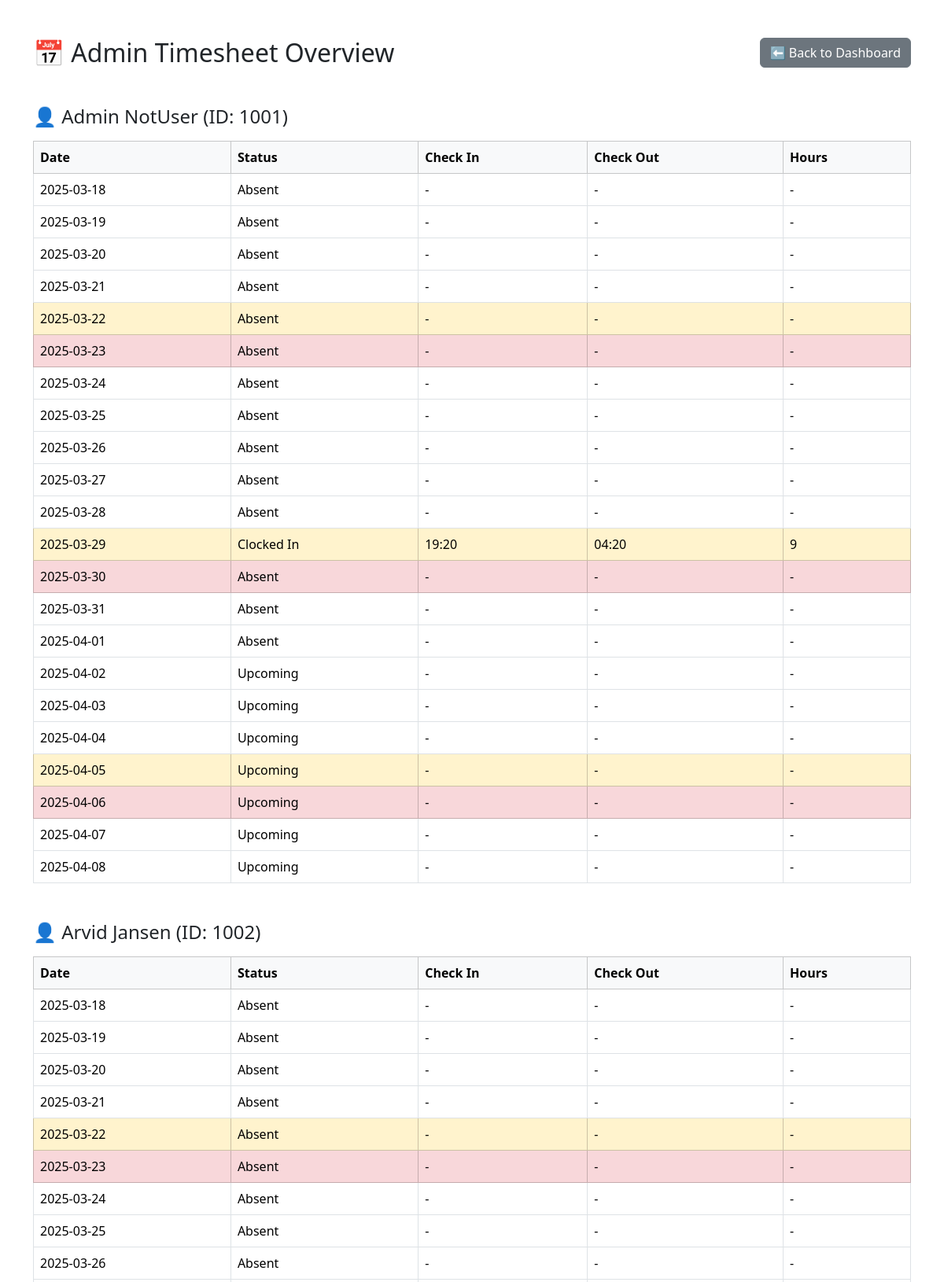
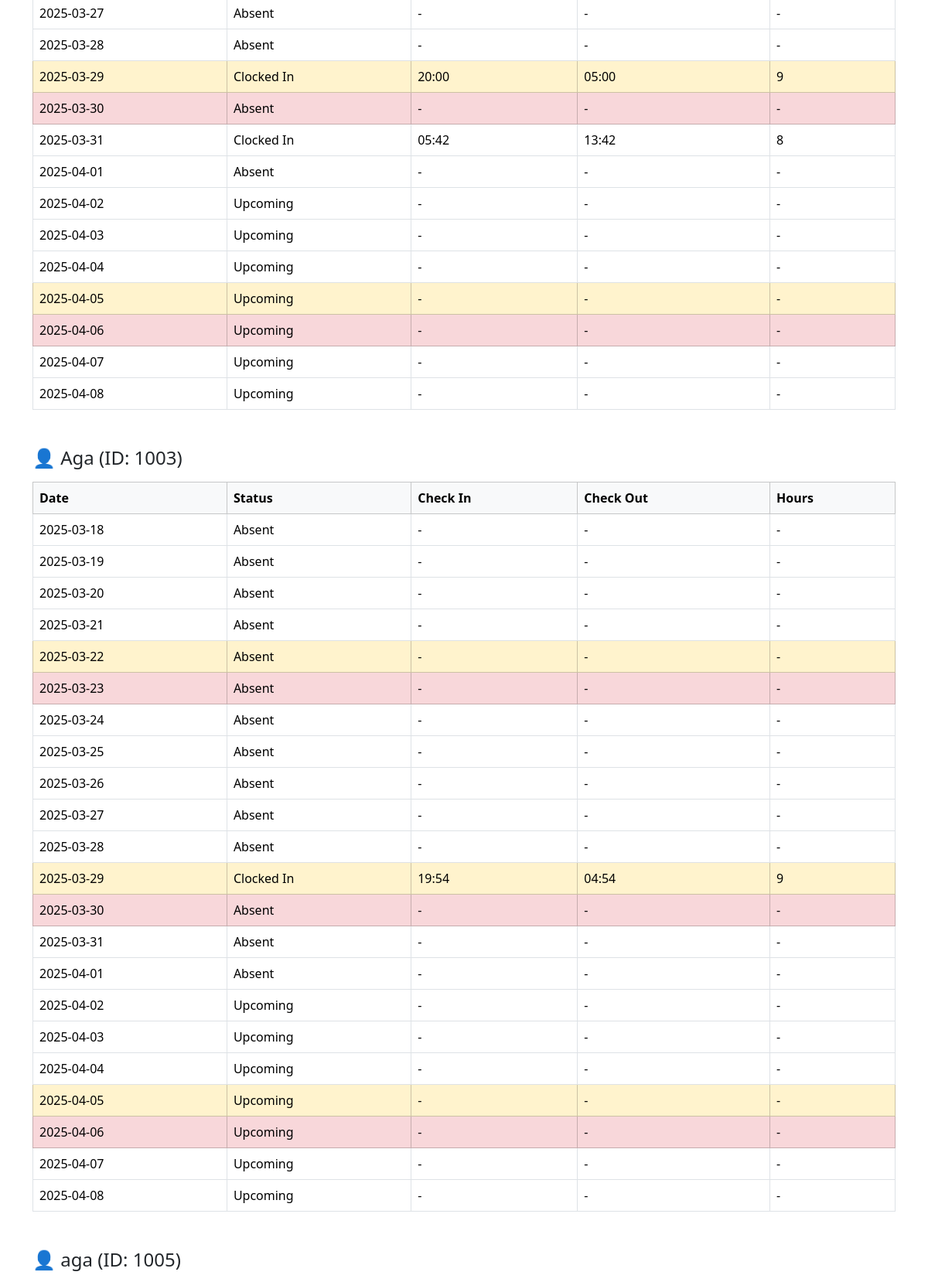
Page /admin_timesheet.php (signed in, upper part) on the committed database (2 pictures, top to bottom).
### tables this page shows
CREATE TABLE users (
  employee_id INTEGER PRIMARY KEY AUTOINCREMENT,
  name TEXT NOT NULL,
  email TEXT UNIQUE NOT NULL,
  password_hash TEXT NOT NULL,
  is_admin INTEGER NOT NULL DEFAULT 0,
  profile_image TEXT DEFAULT '/uploads/default.jpg',
  phone TEXT,
  department TEXT,
  manager_email TEXT,
  leave_quota INTEGER DEFAULT 21,
  leave_used INTEGER DEFAULT 0,
  date_created TEXT DEFAULT CURRENT_TIMESTAMP,
  last_login TEXT
, rfid_id TEXT);

CREATE TABLE timesheet (
    id INTEGER PRIMARY KEY AUTOINCREMENT,
    employee_id INTEGER NOT NULL,
    clock_in TEXT NOT NULL,
    clock_out TEXT,
    note TEXT
);

### admin_timesheet.php (the view, shortened to what this page needs)
<?php
require_once "includes/config.php";
$users = $conn->query("SELECT employee_id, name FROM users")->fetchAll(PDO::FETCH_ASSOC);
$timesheet = $conn->query("SELECT * FROM timesheet ORDER BY clock_in DESC")->fetchAll(PDO::FETCH_ASSOC);
$vacation_map = [];
$logins = [];
foreach ($timesheet as $entry) {
    $date = substr($entry['clock_in'], 0, 10);
    $logins[$entry['employee_id']][$date] = $entry;
}
function isWeekend($date) {
    $day = date('w', strtotime($date));
    return $day == 0 ? 'sunday' : ($day == 6 ? 'saturday' : '');
}
$start_date = (new DateTime("-14 days"))->format('Y-m-d');
$end_date = (new DateTime("+7 days"))->format('Y-m-d');
$period = new DatePeriod(new DateTime($start_date), new DateInterval('P1D'), (new DateTime($end_date))->modify('+1 day'));
?>
<!DOCTYPE html>
<html lang="en">
<head>
  <link href="https://cdn.jsdelivr.net/npm/bootstrap@5.3.3/dist/css/bootstrap.min.css" rel="stylesheet">
  <link rel="stylesheet" href="/css/style.css?v=1.0.0">
</head>
<body>
<div class="container py-5">
  <div class="d-flex justify-content-between align-items-center mb-4">
    <h2 class="mb-0">📅 Admin Timesheet Overview</h2>
    <a href="dashboard.php" class="btn btn-secondary">⬅ Back to Dashboard</a>
  </div>
  <?php foreach ($users as $user): ?>
    <h4 class="mt-5 mb-3">👤 <?= htmlspecialchars($user['name']) ?> (ID: <?= $user['employee_id'] ?>)</h4>
    <table class="table table-bordered">
      <thead class="table-light">
        <tr>
          <th>Date</th>
          <th>Status</th>
          <th>Check In</th>
          <th>Check Out</th>
          <th>Hours</th>
        </tr>
      </thead>
      <tbody>
      <?php foreach ($period as $date):
        $d = $date->format('Y-m-d');
        $row = $logins[$user['employee_id']][$d] ?? null;
        $status = '-'; $in = '-'; $out = '-'; $hours = '-';
        $today = date('Y-m-d');
        $style = '';
        if (isset($vacation_map[$user['employee_id']][$d])) {
          $status = 'Vacation';
        } elseif ($row) {
          $status = 'Clocked In';
          $in = date('H:i', strtotime($row['clock_in']));
          if ($row['clock_out']) {
              $out = date('H:i', strtotime($row['clock_out']));
              $hours = round((strtotime($row['clock_out']) - strtotime($row['clock_in'])) / 3600, 2);
          } else if ($d < $today) {
              $out = date('H:i', strtotime($row['clock_in']) + 8 * 3600);
              $hours = 8;
          } else {
              $out = '-';
          }
        } elseif ($d > $today) {
          $status = 'Upcoming';
        } else {
          $status = 'Absent';
        }
        $dayType = isWeekend($d);
        if ($dayType === 'sunday') $style = 'table-danger';
        elseif ($dayType === 'saturday') $style = 'table-warning';
      ?>
        <tr class="<?= $style ?>">
          <td><?= $d ?></td>
          <td><?= $status ?></td>
          <td><?= $in ?></td>
          <td><?= $out ?></td>
          <td><?= $hours ?></td>
        </tr>
      <?php endforeach; ?>
      </tbody>
    </table>
  <?php endforeach; ?>
</div>
</body>
</html>

### rows in the picture
users: name "Admin NotUser", employee_id "1001", d "2025-03-18", employee_id "Absent", in "-", out "-", hours "-", d "2025-03-19", d "2025-03-20", d "2025-03-21", d "2025-03-22", d "2025-03-23", d "2025-03-24", d "2025-03-25", d "2025-03-26", d "2025-03-27", d "2025-03-28", d "2025-03-29", employee_id "Clocked In", employee_id.clock_in "19:20", employee_id.clock_out "04:20", employee_id.clock_in "9", d "2025-03-30", d "2025-03-31", d "2025-04-01", d "2025-04-02", employee_id "Upcoming", d "2025-04-03", d "2025-04-04", d "2025-04-05", d "2025-04-06", d "2025-04-07", d "2025-04-08"
users: name "Arvid Jansen", employee_id "1002", d "2025-03-18", employee_id "Absent", in "-", out "-", hours "-", d "2025-03-19", d "2025-03-20", d "2025-03-21", d "2025-03-22", d "2025-03-23", d "2025-03-24", d "2025-03-25", d "2025-03-26", d "2025-03-27", d "2025-03-28", d "2025-03-29", employee_id "Clocked In", employee_id.clock_in "20:00", employee_id.clock_out "05:00", employee_id.clock_in "9", d "2025-03-30", d "2025-03-31", employee_id.clock_in "05:42", employee_id.clock_in "13:42", hours "8", d "2025-04-01", d "2025-04-02", employee_id "Upcoming", d "2025-04-03", d "2025-04-04", d "2025-04-05", d "2025-04-06", d "2025-04-07", d "2025-04-08"
users: name "Aga", employee_id "1003", d "2025-03-18", employee_id "Absent", in "-", out "-", hours "-", d "2025-03-19", d "2025-03-20", d "2025-03-21", d "2025-03-22", d "2025-03-23", d "2025-03-24", d "2025-03-25", d "2025-03-26", d "2025-03-27", d "2025-03-28", d "2025-03-29", employee_id "Clocked In", employee_id.clock_in "19:54", employee_id.clock_out "04:54", employee_id.clock_in "9", d "2025-03-30", d "2025-03-31", d "2025-04-01", d "2025-04-02", employee_id "Upcoming", d "2025-04-03", d "2025-04-04", d "2025-04-05", d "2025-04-06", d "2025-04-07", d "2025-04-08"
users: name "aga", employee_id "1005"
